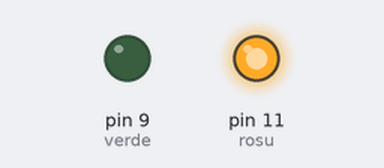
Recording of a sketch running on a simulated Arduino Uno, built with avr-gcc and run on an emulated ATmega328P. On the bench: output pins drawn as LEDs (lit = HIGH).

Above: at 1.5 s.
At 4.5 s:
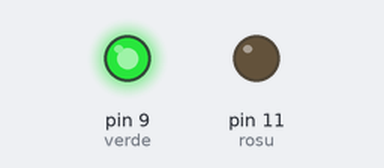
Timing chart, 0 to 7.8 s (numbered marks = the images above):
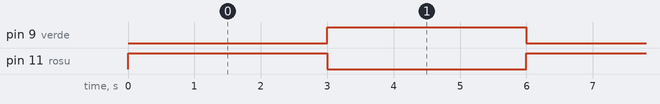

The sketch:

Semafor_00.ino
```cpp
int rosu = 11;
int verde = 9;

void setup() {
  pinMode(rosu, OUTPUT);
  pinMode(verde, OUTPUT);
}

void loop() {
  digitalWrite(rosu, HIGH);
  delay(3000);
  digitalWrite(rosu, LOW);
  digitalWrite(verde, HIGH);
  delay(3000);
  digitalWrite(verde, LOW);
}
```

Measured:
- by itself, pin 9 (verde), pin 11 (rosu): alternates HIGH for 3.0 s and LOW for 3.0 s
- by itself, everything shown: repeats every 6.0 s, in 3 steps
